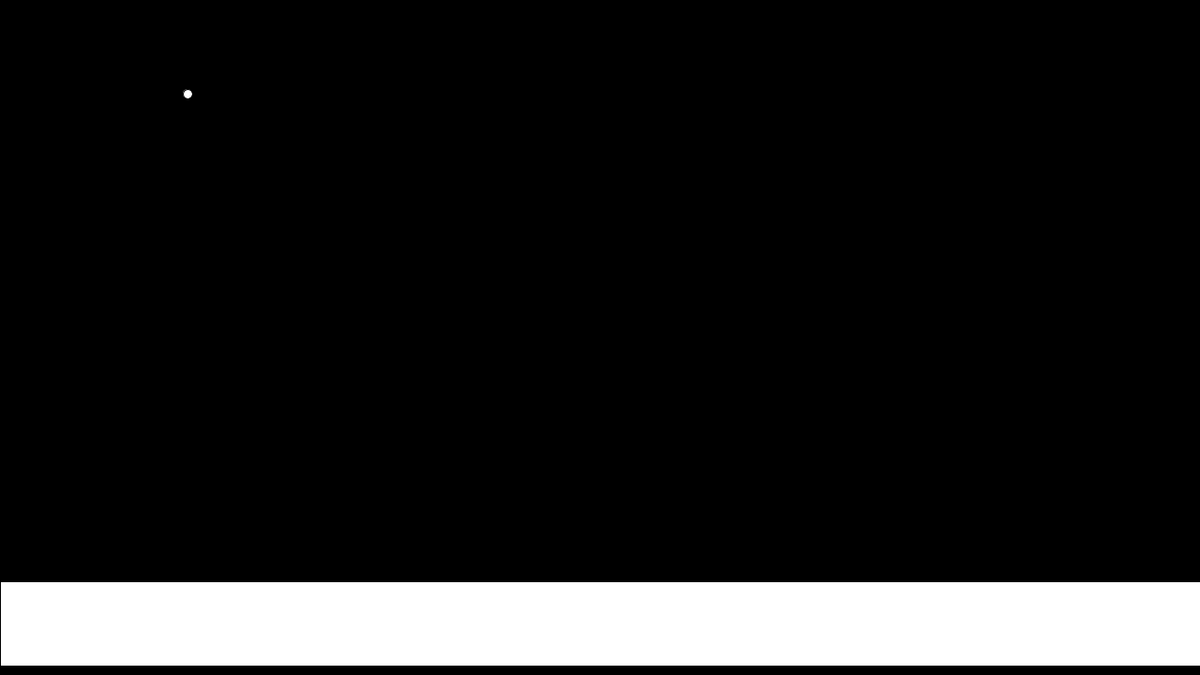
Frame 1 (no input)
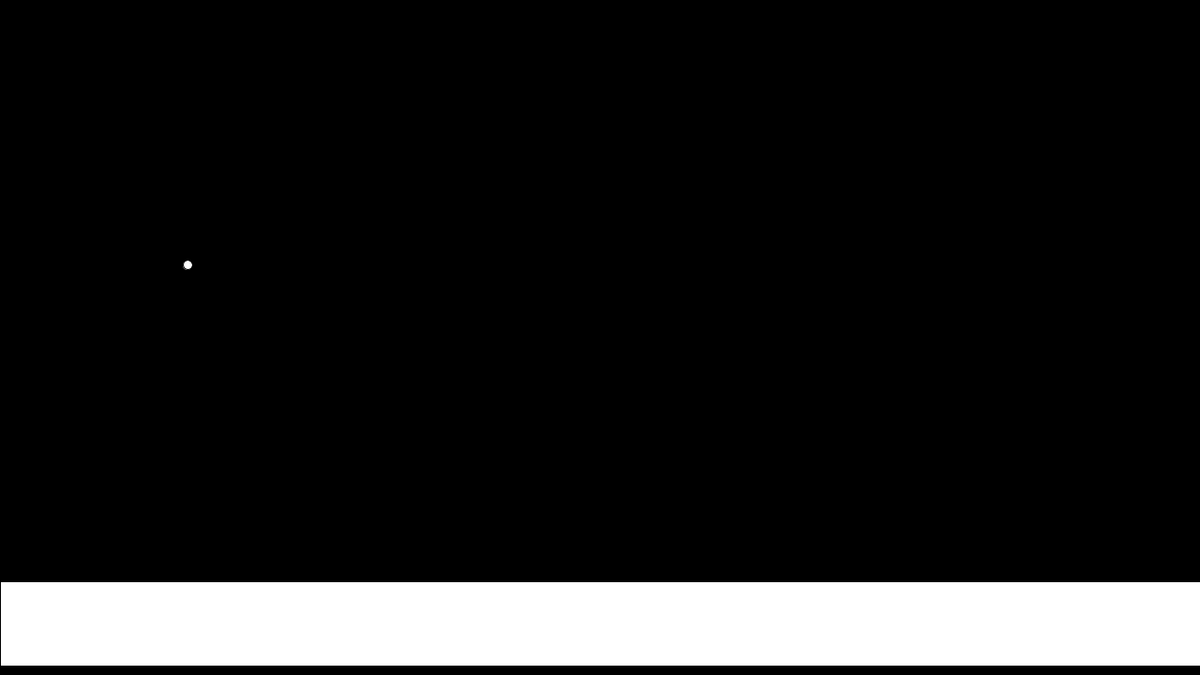
Frame 60 (the mouse pressed at the canvas centre just before this capture)
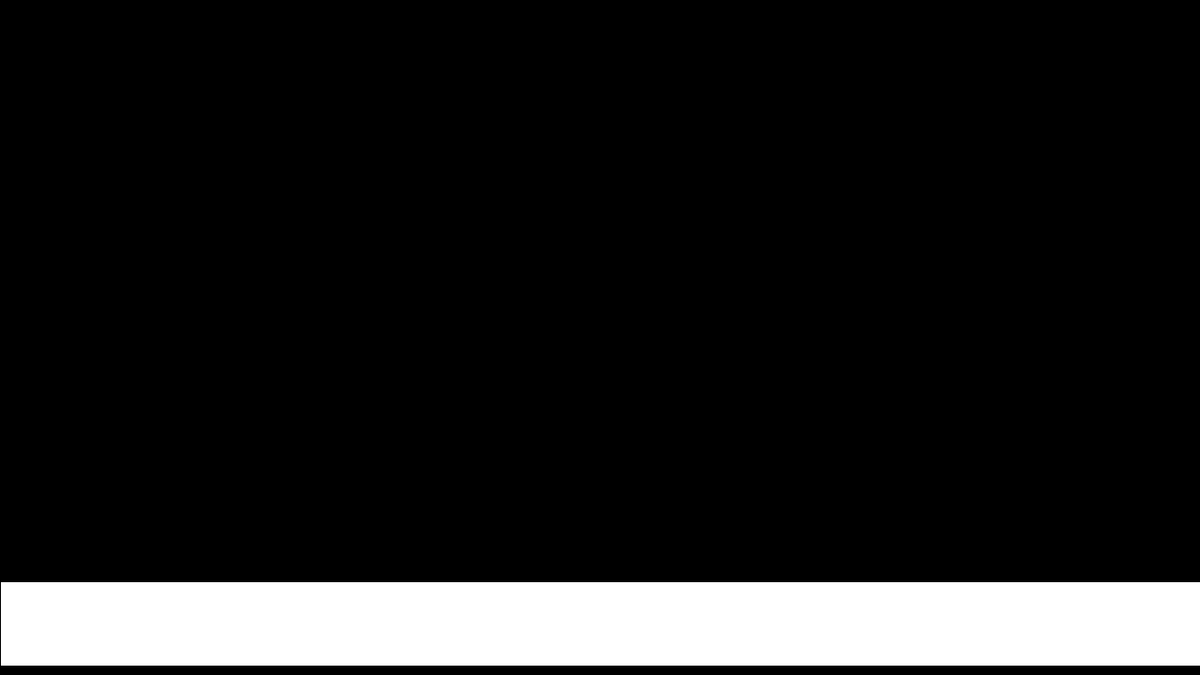
Frame 120 (the mouse held since frame 60 and released just before this capture)

The Processing sketch that drew these frames (run headless with seeded random() and noise(); from frame 60 on, the mouse is pressed at the canvas centre):

// Processing sketch: RiverRun
// ── RiverRun.pde
//Objects
Player player = new Player();
Terrain terrain = new Terrain();

//Variables

void setup() {
  size(1280, 720);
  frameRate(60);

  player.init();
  terrain.init();
  
}

void updateGame() {
  player.update();
  terrain.update();
}

void drawGame() {
  background(0);

  player.draw();
  terrain.draw();
}

void keyPressed() {
  if (key == ' ') {
    if (player.onGround == true) {
      player.velY = player.jumpSpeed;
    }
  }
  if (keyCode == LEFT) {
    player.leftKey = 1;
  }
  if (keyCode == RIGHT) {
    player.rightKey = 1;
  }
  if (keyCode == UP) {
    player.upKey = 1;
  }
  if (keyCode == DOWN) {
    player.downKey = 1;
  }
}

void keyReleased() {
  if (keyCode == LEFT) {
    player.leftKey = 0;
  }
  if (keyCode == RIGHT) {
    player.rightKey = 0;
  }
  if (keyCode == UP) {
    player.upKey = 0;
  }
  if (keyCode == DOWN) {
    player.downKey = 0;
  }
}



//----------------
void draw() {
  updateGame();
  drawGame();
}
// ── Player.pde
class Player {
  Terrain terr = new Terrain();

  float playerX, playerY;

  float velX = 0;
  float velY = 0;
  float playerSpeed = 10;
  float jumpSpeed = -10;
  float size = 10;

  float upKey, rightKey, downKey, leftKey;

  boolean onGround;
  float gravity = 0.1;

  void init() {
    playerX = 200;
    playerY = 100;
  }

  void draw() {
    velY += gravity;



    boolean tempOnGround = false;

    boolean collided = collision(playerX, playerY, size, terr.x, terr.y, terr.w, terr.h);

    if (collided && upKey == 1) {
        //if(playerY 
        velY = 0;
      
    } else {
      //println("Ook kut");
      velX = (rightKey - leftKey) * playerSpeed;
    }


    playerX += velX;
    playerY += velY;



    ellipse(playerX, playerY, size, size);
    onGround = tempOnGround;
  }

  boolean collision(float playerX, float playerY, float playerSize, float terrainX, float terrainY, float terrainW, float terrainH) {

    float testX = playerX;
    float testY = playerY;

    if (playerX < terrainX) testX = terrainX;
    else if (playerX > terrainX + terrainW) testX = terrainX + terrainW;

    if (playerY < terrainY) testY = terrainY;
    else if (playerY > terrainY + terrainH) testY = terrainY + terrainH;

    float distX = playerX - testX;
    float distY = playerY - testY;
    float distance = sqrt((distX * distX) + (distY * distY));
    println(distance);

    if (distance <= playerSize) {
      return true;
    }
    return false;
  }




  void update() {
  }
}
// ── Terrain.pde
class Terrain {

  float x = 0;
  float y = 620;
  float w = 1280, h = 90;
  float vx;


  void init() {

    //x = 0;
    //y = 630;
    //w = 1280;
    //h = 90;

    vx = -4;
  }

  void update() {

    //x += vx;
    
    if(x + w < 0) {
      x = width; 
    }
  }

  void draw() {

    rect(x, y, w, h);
    
   //rect(800, 0, 200, 1000);
  }
}
